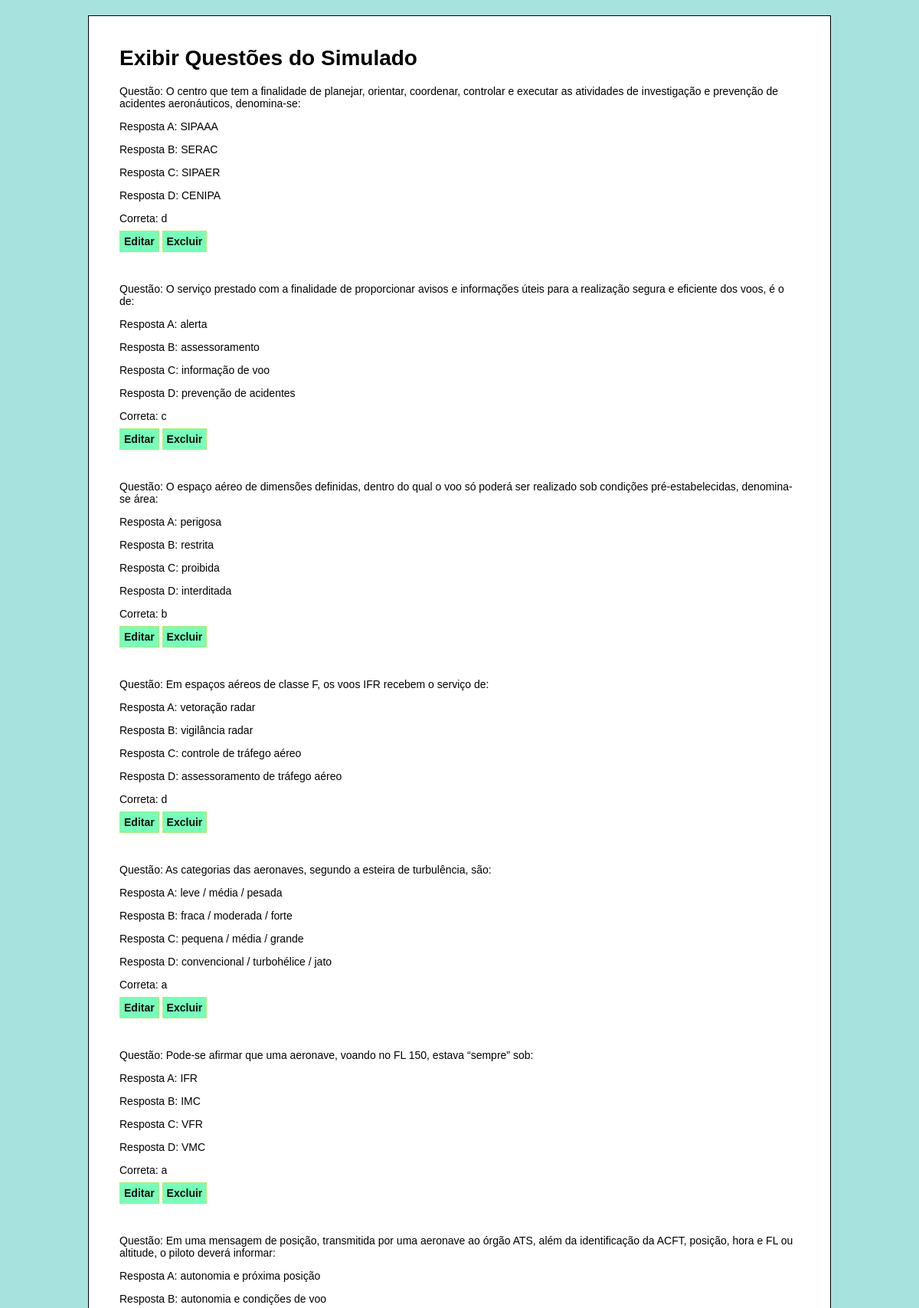
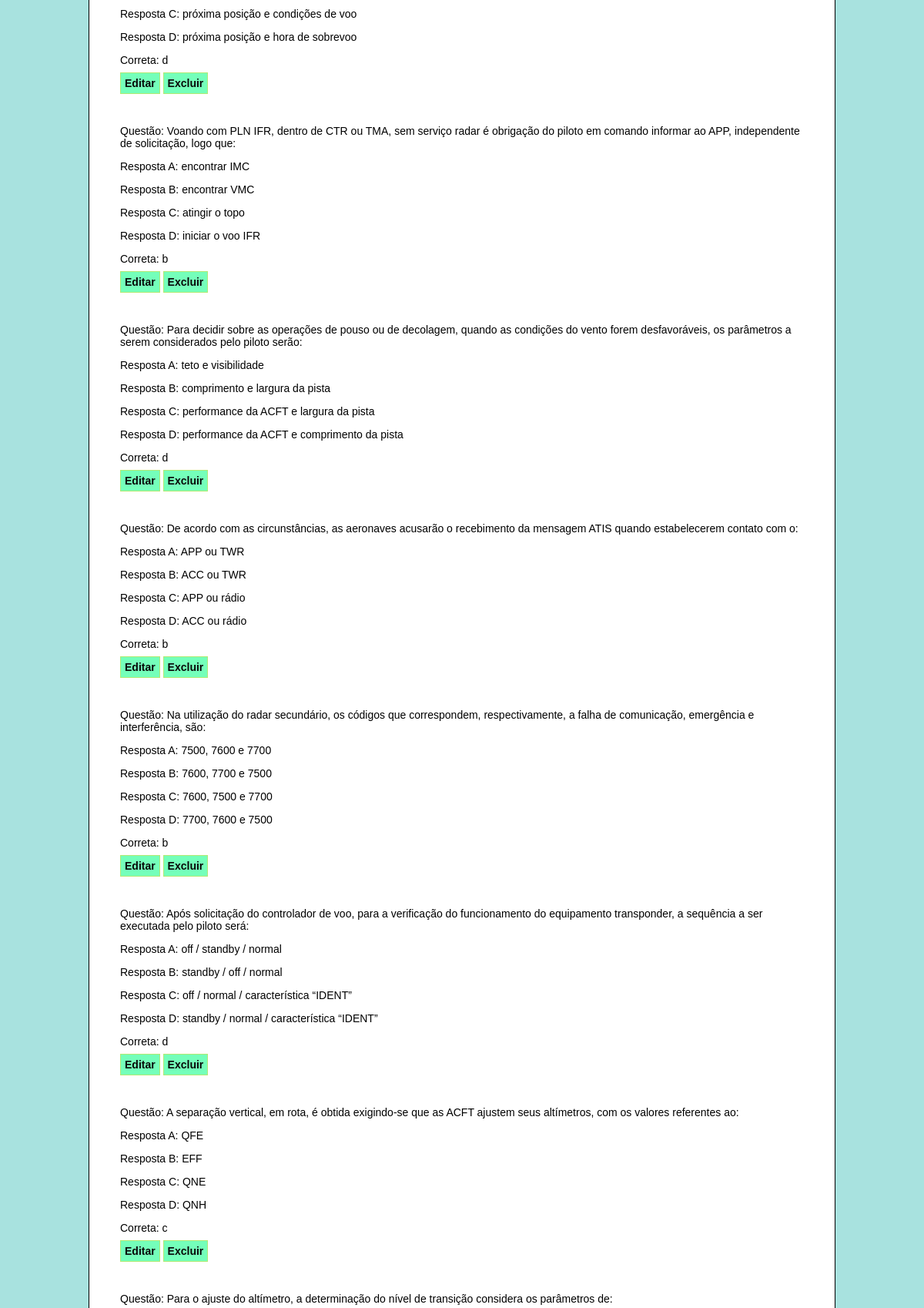
Page /admin/consulta_questoes.php (signed in, upper part) on the committed database (2 pictures, top to bottom).
### tables this page shows
CREATE TABLE `regulamentos` (
  `id` int(11) NOT NULL,
  `pergunta` varchar(400) DEFAULT NULL,
  `resposta1` varchar(400) DEFAULT NULL,
  `resposta2` varchar(400) DEFAULT NULL,
  `resposta3` varchar(400) DEFAULT NULL,
  `resposta4` varchar(400) DEFAULT NULL,
  `correta` varchar(20) DEFAULT NULL
);

### src/Funcoes.php (called while the page is built, shortened)
<?php
class Simulado
{
    private $mysql;
    public function __construct($mysql)
    {
        $this->mysql = new mysqli("localhost", "root", "", "pilotomaster");
    }
    public function exibirQuestao(): array
    {
        $resultado = $this->mysql->query('SELECT id, pergunta, resposta1, resposta2, resposta3, resposta4, correta FROM regulamentos');
        $questoes = $resultado->fetch_all(MYSQLI_ASSOC);
        return $questoes;
    }
}

### admin/consulta_questoes.php (the view, shortened to what this page needs)
<?PHP
include '../src/Funcoes.php';
$questao = new Simulado($mysql);
$questoes = $questao->exibirQuestao();
?>
<!DOCTYPE html>
</html lang="pt-br">
<head>
    <link rel="stylesheet" type="text/css" href="../css/style.css">
</head>
<body>
    <div id="container">
        <h1>Exibir Questões do Simulado</h1>
        <?php foreach ($questoes as $questao) : ?>
        <p>
        <label for="">Questão:</label> <?php echo $questao['pergunta']; ?>
        </p>
        <p>
        <label for="">Resposta A:</label> <?php echo $questao['resposta1']; ?>
        </p>
        <p>
        <label for="">Resposta B:</label> <?php echo $questao['resposta2']; ?>
        </p>
        <p>
        <label for="">Resposta C:</label> <?php echo $questao['resposta3']; ?>
        </p>
        <p>
        <label for="">Resposta D:</label> <?php echo $questao['resposta4']; ?>
        </p>
        <p>
        <label for="">Correta:</label> <?php echo $questao['correta']; ?>
        </p>
        <p>
        <nav>
            <a class="botao" href="editar-questao.php?id=<?php echo $questao['id']; ?>">Editar</a>
            <a class="botao" href="excluir-questao.php?id=<?php echo $questao['id']; ?>">Excluir</a>
            <br><br><br>
        </nav>
        </p>
        <?php endforeach; ?>
        <br>
    </div>
</body>
</html>

### css/style.css (style rules this page uses)
body { background-color: #a8e2df; font-family: Verdana, Helvetica, Arial; font-size: 14px; color: #000000; }
#container { width: 75%; margin: 0 auto; background-color: #FFF; padding: 20px 40px; border: solid 1px black; margin-top: 20px; }
a { text-decoration: none; }
.botao { padding: 5px; background-color: rgb(116, 255, 186); color: #080808; font-weight: bold; border: solid 1px rgb(178, 233, 115); }

### rows in the picture
regulamentos: pergunta "O centro que tem a finalidade de planejar, orientar, coordenar, controlar e executar as atividades de investigação e prevenção de acidentes aeronáuticos, denomina-se:", resposta1 "SIPAAA", resposta2 "SERAC", resposta3 "SIPAER", resposta4 "CENIPA", correta "d"
regulamentos: pergunta "O serviço prestado com a finalidade de proporcionar avisos e informações úteis para a realização segura e eficiente dos voos, é o de:", resposta1 "alerta", resposta2 "assessoramento", resposta3 "informação de voo", resposta4 "prevenção de acidentes", correta "c"
regulamentos: pergunta "O espaço aéreo de dimensões definidas, dentro do qual o voo só poderá ser realizado sob condições pré-estabelecidas, denomina-se área:", resposta1 "perigosa", resposta2 "restrita", resposta3 "proibida", resposta4 "interditada", correta "b"
regulamentos: pergunta "Em espaços aéreos de classe F, os voos IFR recebem o serviço de:", resposta1 "vetoração radar", resposta2 "vigilância radar", resposta3 "controle de tráfego aéreo", resposta4 "assessoramento de tráfego aéreo", correta "d"
regulamentos: pergunta "As categorias das aeronaves, segundo a esteira de turbulência, são:", resposta1 "leve / média / pesada", resposta2 "fraca / moderada / forte", resposta3 "pequena / média / grande", resposta4 "convencional / turbohélice / jato", correta "a"
regulamentos: pergunta "Pode-se afirmar que uma aeronave, voando no FL 150, estava “sempre” sob:", resposta1 "IFR", resposta2 "IMC", resposta3 "VFR", resposta4 "VMC", correta "a"
regulamentos: pergunta "Em uma mensagem de posição, transmitida por uma aeronave ao órgão ATS, além da identificação da ACFT, posição, hora e FL ou altitude, o piloto deverá informar:", resposta1 "autonomia e próxima posição", resposta2 "autonomia e condições de voo", resposta3 "próxima posição e condições de voo", resposta4 "próxima posição e hora de sobrevoo", correta "d"
regulamentos: pergunta "Voando com PLN IFR, dentro de CTR ou TMA, sem serviço radar é obrigação do piloto em comando informar ao APP, independente de solicitação, logo que:", resposta1 "encontrar IMC", resposta2 "encontrar VMC", resposta3 "atingir o topo", resposta4 "iniciar o voo IFR", correta "b"
regulamentos: pergunta "Para decidir sobre as operações de pouso ou de decolagem, quando as condições do vento forem desfavoráveis, os parâmetros a serem considerados pelo piloto serão:", resposta1 "teto e visibilidade", resposta2 "comprimento e largura da pista", resposta3 "performance da ACFT e largura da pista", resposta4 "performance da ACFT e comprimento da pista", correta "d"
regulamentos: pergunta "De acordo com as circunstâncias, as aeronaves acusarão o recebimento da mensagem ATIS quando estabelecerem contato com o:", resposta1 "APP ou TWR", resposta2 "ACC ou TWR", resposta3 "APP ou rádio", resposta4 "ACC ou rádio", correta "b"
regulamentos: pergunta "Na utilização do radar secundário, os códigos que correspondem, respectivamente, a falha de comunicação, emergência e interferência, são:", resposta1 "7500, 7600 e 7700", resposta2 "7600, 7700 e 7500", resposta3 "7600, 7500 e 7700", resposta4 "7700, 7600 e 7500", correta "b"
regulamentos: pergunta "Após solicitação do controlador de voo, para a verificação do funcionamento do equipamento transponder, a sequência a ser executada pelo piloto será:", resposta1 "off / standby / normal", resposta2 "standby / off / normal", resposta3 "off / normal / característica “IDENT”", resposta4 "standby / normal / característica “IDENT”", correta "d"
regulamentos: pergunta "A separação vertical, em rota, é obtida exigindo-se que as ACFT ajustem seus altímetros, com os valores referentes ao:", resposta1 "QFE", resposta2 "EFF", resposta3 "QNE", resposta4 "QNH", correta "c"
regulamentos: pergunta "Para o ajuste do altímetro, a determinação do nível de transição considera os parâmetros de:"
